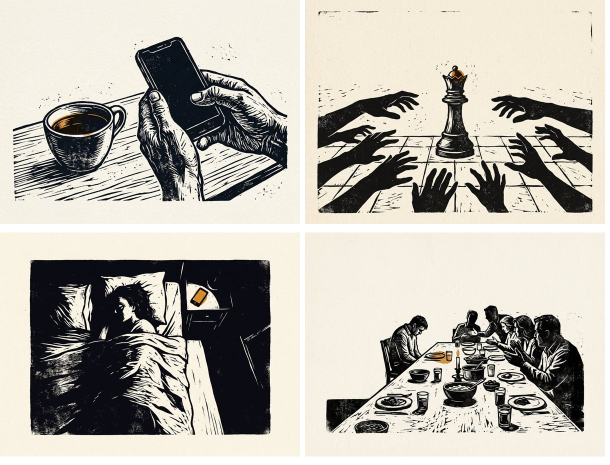
#> input picture funnel-v2/web-images/style-test/board.jpg, 1220 x 930 px, given in place of logo.png, which was not available (shown at 1/2 size)
$ python build-cover-image.py
#> lines starting #> are read from the running program, lines starting #| are printed output that depends on the picture; pictures that were not available may be replaced by others from this repository, and a replacement may not be noted
#!/usr/bin/env python3
"""
Generate the Shadow Persuasion book cover as a PNG image.

6 x 9 inches at 300 DPI = 1800 x 2700 px.
Cream background (#F4ECD8) matching shadowpersuasion.com.
Logo centered, title/subtitle/author in Special Elite font to match website.
"""

from PIL import Image, ImageDraw, ImageFont
from pathlib import Path

REPO = Path(__file__).resolve().parent.parent
LOGO = REPO / "public" / "logo.png"
FONT = REPO / "funnel" / "assets" / "SpecialElite-Regular.ttf"
OUT = REPO / "funnel" / "assets" / "cover.png"

# Cover dimensions: 6 x 9 inches @ 300 DPI
WIDTH = 1800
HEIGHT = 2700

# Colors from shadowpersuasion.com
BG_COLOR = (0xF4, 0xEC, 0xD8)          # cream
TEXT_DARK = (0x1A, 0x1A, 0x1A)         # near-black
TEXT_SECONDARY = (0x5C, 0x3A, 0x1E)    # dark brown
TEXT_ACCENT = (0xD4, 0xA0, 0x17)       # gold

def main():
    img = Image.new("RGB", (WIDTH, HEIGHT), BG_COLOR)
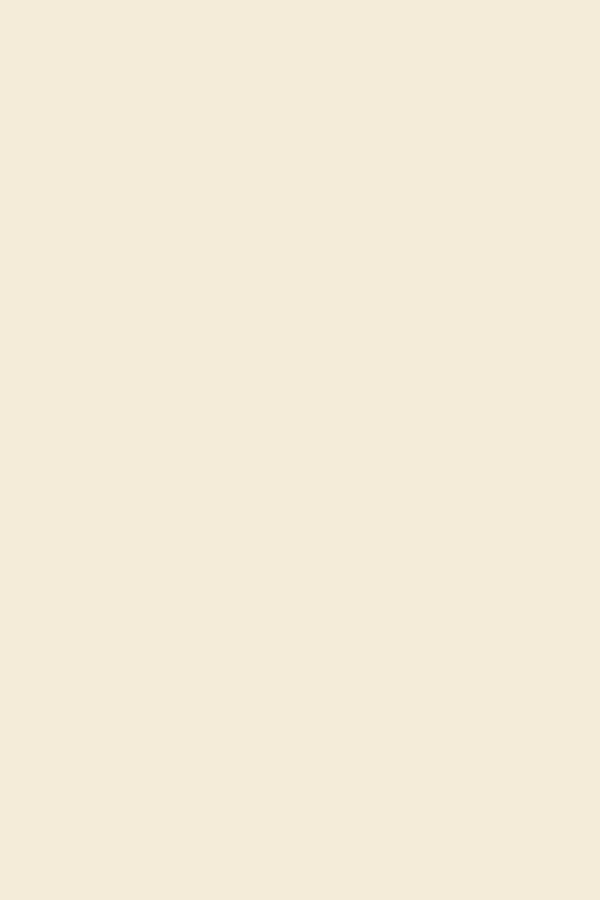
#> img: PIL image 1800x2700 RGB (shown at 1/3 size); mean R, G, B 244, 236, 216
    draw = ImageDraw.Draw(img)

    # Load fonts
    title_font = ImageFont.truetype(str(FONT), 120)      # SHADOW PERSUASION
    subtitle_font = ImageFont.truetype(str(FONT), 68)    # subtitle lines (bigger)
    author_font = ImageFont.truetype(str(FONT), 56)      # NATE HARLAN

    # ---------- LOGO ----------
    logo = Image.open(str(LOGO)).convert("RGBA")
    # Scale logo to ~3.5 inches wide = 1050 px
    target_w = 1050
    scale = target_w / logo.width
#> scale = 0.861
    new_size = (int(logo.width * scale), int(logo.height * scale))
#> new_size = (1050, 800)
    logo_resized = logo.resize(new_size, Image.LANCZOS)
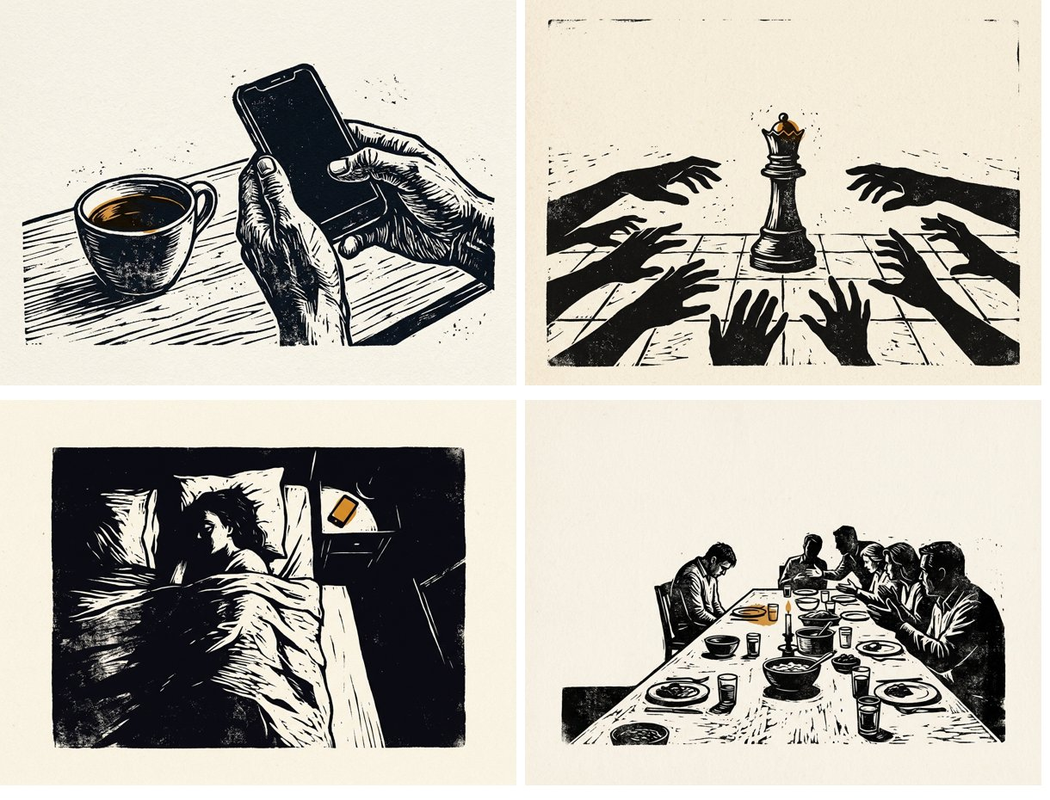
#> logo_resized: PIL image 1050x800 RGBA; mean R, G, B, A 183.5, 179.8, 171.2, 255

    # Place logo with top at y = 360 (about 1.2 inches from top), horizontally centered
    logo_x = (WIDTH - logo_resized.width) // 2
#> logo_x = 375
    logo_y = 360
    img.paste(logo_resized, (logo_x, logo_y), logo_resized)
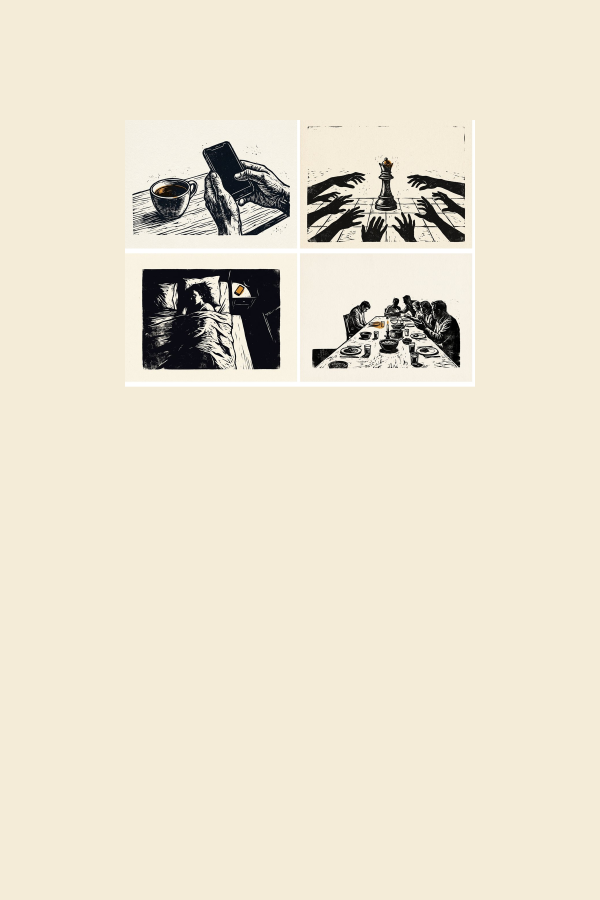
#> img: PIL image 1800x2700 RGB (shown at 1/3 size); mean R, G, B 233.5, 226.3, 208.3

    # ---------- TITLE ----------
    title_text = "SHADOW PERSUASION"
    title_bbox = draw.textbbox((0, 0), title_text, font=title_font)
#> title_bbox = (0, 23, 1366, 114)
    title_w = title_bbox[2] - title_bbox[0]
#> title_w = 1366
    title_x = (WIDTH - title_w) // 2
#> title_x = 217
    title_y = logo_y + logo_resized.height + 180
#> title_y = 1340

    draw.text((title_x, title_y), title_text, fill=TEXT_DARK, font=title_font)

    # ---------- DECORATIVE RULE UNDER TITLE ----------
    rule_y = title_y + 150
#> rule_y = 1490
    draw.rectangle(
        [(WIDTH // 2 - 180, rule_y), (WIDTH // 2 + 180, rule_y + 3)],
        fill=TEXT_ACCENT
    )

    # ---------- SUBTITLE (four lines, larger) ----------
    subtitle_lines = [
        "The 47 Counterintuitive",
        "Conversation Tactics",
        "That Make People Say Yes",
        "Without Realizing Why",
    ]
    sub_y = rule_y + 90
#> sub_y = 1580
    line_spacing = 98
    for line in subtitle_lines:
        line_bbox = draw.textbbox((0, 0), line, font=subtitle_font)
        line_w = line_bbox[2] - line_bbox[0]
        line_x = (WIDTH - line_w) // 2
        draw.text((line_x, sub_y), line, fill=TEXT_SECONDARY, font=subtitle_font)
        sub_y += line_spacing
#> this loop made 4 passes
#> (line_bbox, line_w, line_x) on passes 1 to 4: ((-1, 12, 806, 65), 807, 496), ((0, 12, 699, 65), 699, 550), ((-1, 12, 879, 78), 880, 460), ((0, 12, 766, 78), 766, 517)
#> after the loop, sub_y = 1972

    # ---------- AUTHOR (bottom) ----------
    author_text = "NATE HARLAN"
    author_bbox = draw.textbbox((0, 0), author_text, font=author_font)
#> author_bbox = (0, 11, 395, 52)
    author_w = author_bbox[2] - author_bbox[0]
#> author_w = 395
    author_x = (WIDTH - author_w) // 2
#> author_x = 702
    author_y = HEIGHT - 280

    draw.text((author_x, author_y), author_text, fill=TEXT_DARK, font=author_font)

    # ---------- THIN BORDER AT PAGE EDGE ----------
    border_inset = 60
    draw.rectangle(
        [(border_inset, border_inset), (WIDTH - border_inset, HEIGHT - border_inset)],
        outline=TEXT_SECONDARY,
        width=2
    )

    OUT.parent.mkdir(parents=True, exist_ok=True)
    img.save(str(OUT), "PNG", dpi=(300, 300))
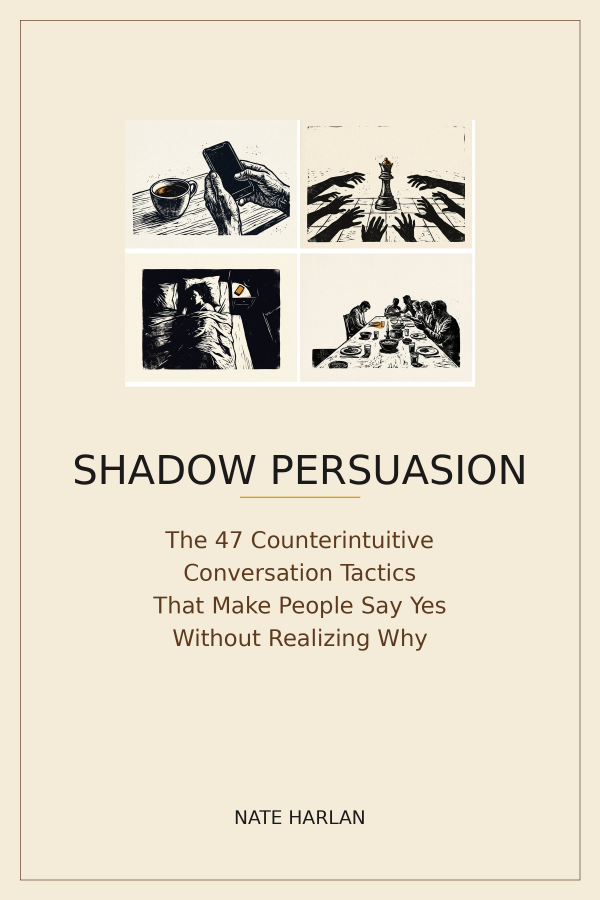
#> saved as cover.png: PIL image 1800x2700 RGB (shown at 1/3 size); mean R, G, B 229.7, 222.2, 204.2
    print(f"Saved: {OUT} ({img.width}x{img.height})")
#| Saved: funnel/assets/cover.png (1800x2700)


if __name__ == "__main__":
    main()
